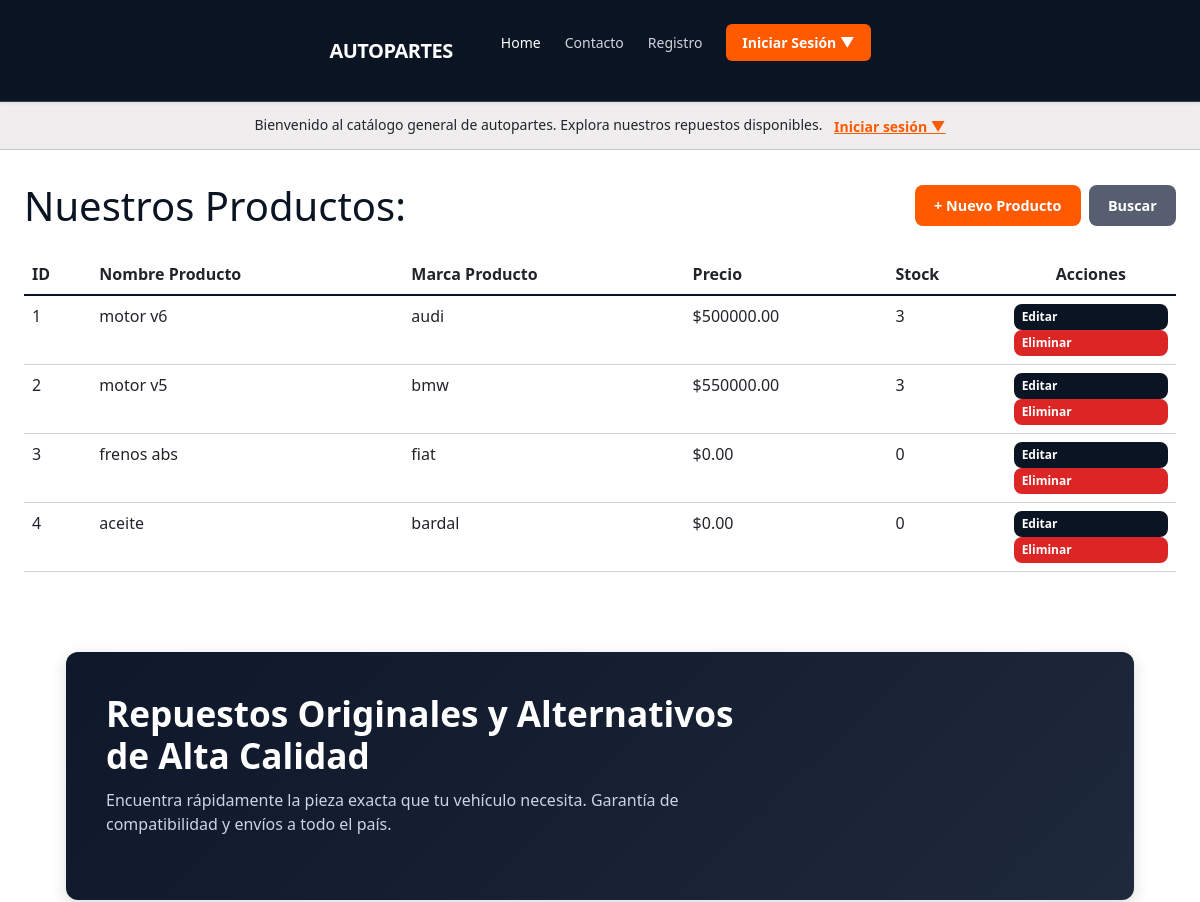
/productos/ (upper part), run on an earlier commit of the app's database.
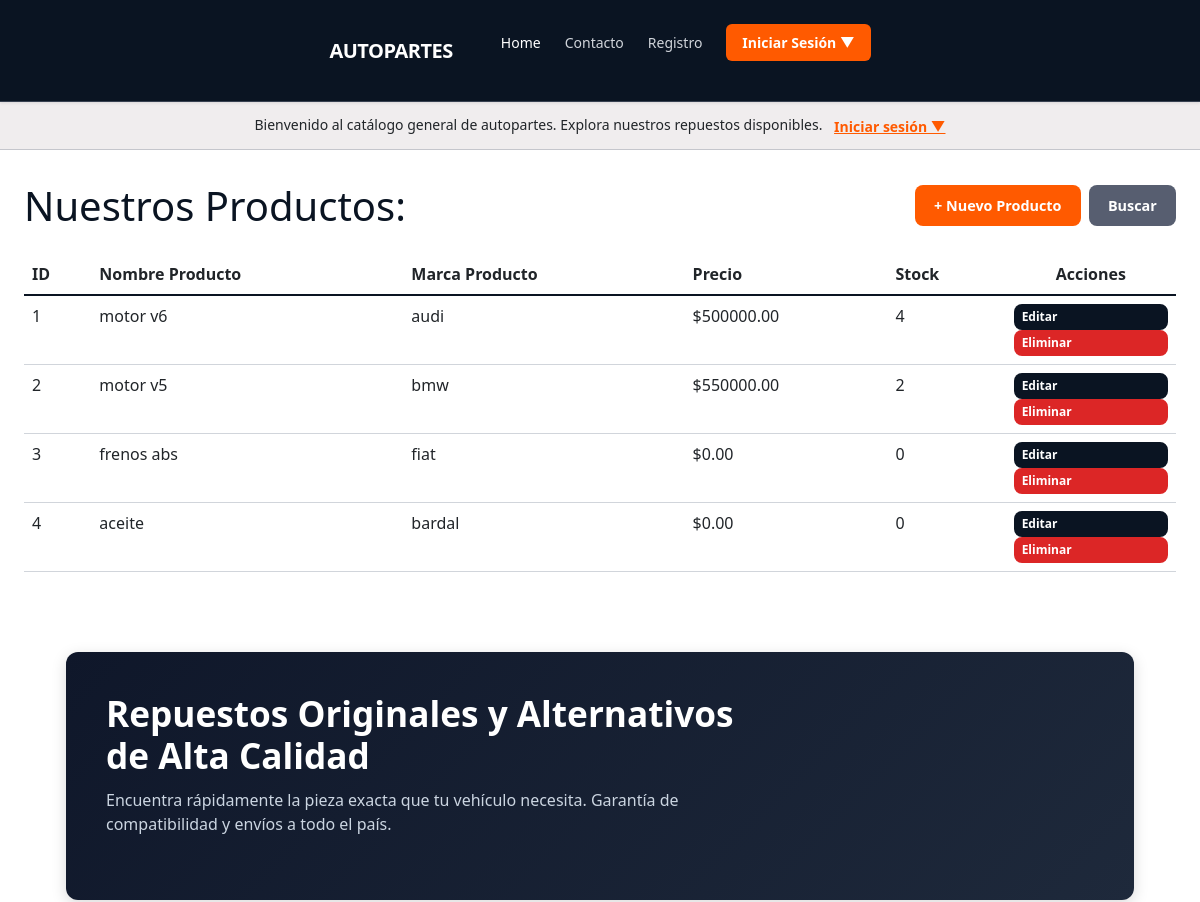
And on a later commit of the database.
### Autopartes/models.py (models this page shows, shortened)
class Productos(models.Model):
    nombre_producto = models.CharField(max_length=30)
    marca_producto = models.CharField(max_length=20)
    precio = models.DecimalField(max_digits=10, decimal_places=2, default=0.00)
    stock = models.IntegerField(default=0)

### Autopartes/views.py (the view)
# urls.py: path('productos/', views.mostrar_productos, name='productos'),
def mostrar_productos(request):
    producto = Productos.objects.all()
    context = {'producto': producto}
    return render(request, 'Autopartes/productos.html', context=context)

### templates/Autopartes/productos.html (shortened to what this page needs)
{% extends 'Autopartes/index.html' %}
{% load static %}
{% block codigoDinamico %}
<div class="main-container">
    <div style="display: flex; justify-content: space-between; align-items: center; margin-bottom: 1.5rem;">
        <h1 style="color: var(--primary); margin: 0;">Nuestros Productos:</h1>
        <div style="display: flex; gap: 0.5rem;">
            <a href="{% url 'Crear productos' %}" class="btn-orange">
                + Nuevo Producto
            </a>
            <a href="{% url 'buscar_marca_producto' %}" class="btn-orange" style="background-color: var(--secondary);">
                Buscar
            </a>
        </div>
    </div>
    <table class="table" style="width: 100%; border-collapse: collapse; margin-top: 1rem;">
        <thead>
            <tr style="border-bottom: 2px solid var(--primary); text-align: left;">
                <th scope="col" style="padding: 0.5rem;">ID</th>
                <th scope="col" style="padding: 0.5rem;">Nombre Producto</th>
                <th scope="col" style="padding: 0.5rem;">Marca Producto</th>
                <th scope="col" style="padding: 0.5rem;">Precio</th>
                <th scope="col" style="padding: 0.5rem;">Stock</th>
                <th scope="col" style="padding: 0.5rem; text-align: center;">Acciones</th>
            </tr>
        </thead>
        <tbody>
            {% for p in producto %}
                <tr style="border-bottom: 1px solid var(--border-color);">
                    <td style="padding: 0.5rem;">{{ p.id }}</td>
                    <td style="padding: 0.5rem;">{{ p.nombre_producto }}</td>
                    <td style="padding: 0.5rem;">{{ p.marca_producto }}</td>
                    <td style="padding: 0.5rem;">${{ p.precio|floatformat:2 }}</td>
                    <td style="padding: 0.5rem;">{{ p.stock }}</td>
                    <td style="padding: 0.5rem; text-align: center; white-space: nowrap;">
                        <a href="{% url 'actualizar_producto' p.id %}"
                           class="btn-orange"
                           style="padding: 0.25rem 0.5rem; font-size: 0.75rem; background-color: var(--primary);">
                            Editar
                        </a>
                        <a href="{% url 'eliminar_producto' p.id %}"
                           class="btn-orange"
                           style="padding: 0.25rem 0.5rem; font-size: 0.75rem; background-color: #dc2626;">
                            Eliminar
                        </a>
                    </td>
                </tr>
            {% empty %}
                <tr>
                    <td colspan="4" style="padding: 1rem;">No hay productos disponibles.</td>
                </tr>
            {% endfor %}
        </tbody>
    </table>
</div>
{% endblock codigoDinamico %}

What changed in the data, as far as the page shows it:
changed Productos "motor v6": stock "3" → "4"
changed Productos "motor v5": stock "3" → "2"
